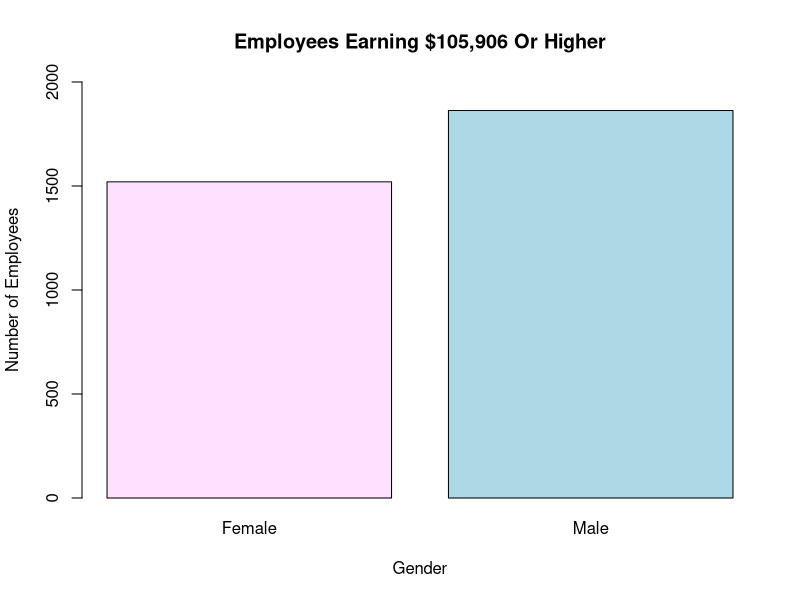
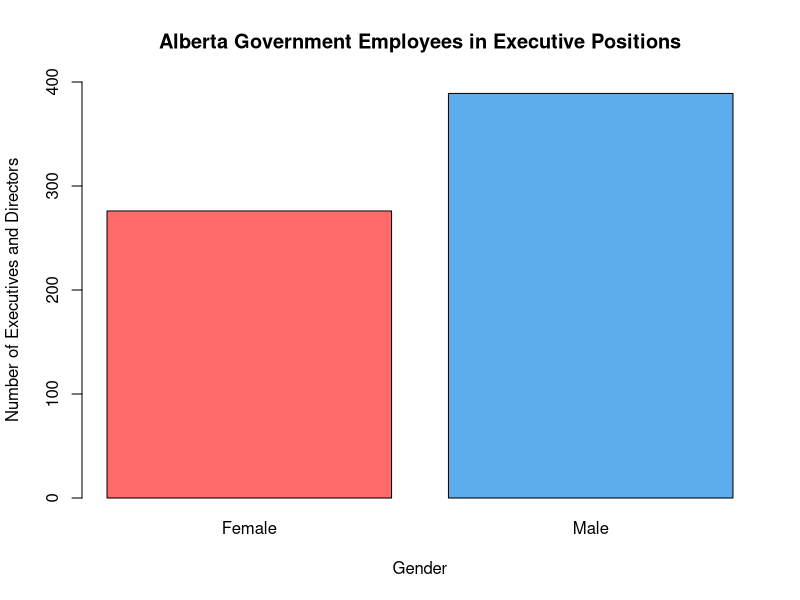

These charts were generated, in order, by the following R code:
#################################
#Code to perform hypothesis tests
#################################

#This is Part 2 containing the hypothesis tests
#The CSV used is generated in Part 1


#Get the Gender Data we wrangled in the previous part of the assignment (Mini-Project-1)
GenderData = read.csv("2016ABPayDataWithGender.csv", stringsAsFactors = FALSE)
View(GenderData)

######################
#Clean Data###########
######################

## To get Salary in numeric format...

#load libraries used for cleaning data
install.packages("dplyr")
install.packages("stringr")
library(dplyr)
library(stringr)

#The salary data needs to be converted from character to numeric 
#Get rid of the $ sign and the , in the salaries
GenderData$Salary <- str_replace_all(GenderData$Salary, fixed("$"), "")
GenderData$Salary <- str_replace_all(GenderData$Salary, fixed(","), "")

#Convert the character to numeric
GenderData$Salary <- as.numeric(GenderData$Salary)

##Filter for only male and female
MaleFemale.Data <- GenderData  %>% filter((Gender =="male") | (Gender =="female"))
View(MaleFemale.Data) 
MaleFemale.Data  <- subset(MaleFemale.Data, select = -X)
#MaleFemale.Data is our final dataset we can proceed to filter and use to answer questions

######################
#Hypothesis Test 1####
######################

#Hypothesis test to compare mean female salary to mean male salary
FemaleSalary <- MaleFemale.Data %>% filter(Gender =="female")
MaleSalary <- MaleFemale.Data %>% filter(Gender =="male")

q1results <- t.test(FemaleSalary$Salary, MaleSalary$Salary, 
                    alternative = "less", paired = FALSE, conf.level = 0.95)
#find p-value
q1results$p.value

#########################
####Hypothesis Test 2####
#########################

#Hypothesis test to compare proportion of females in our dataset to proportion of males
test2successvector <- c(nrow(FemaleSalary), nrow(MaleSalary))
test2totalsvector <- c(nrow(MaleFemale.Data), nrow(MaleFemale.Data))

q2results <- prop.test(test2successvector, 
                       test2totalsvector, p = NULL, 
                       alternative = "less", conf.level = 0.95)

#find p-value
q2results$p.value

#########################
####Hypothesis Test 3####
#########################

#hypothesis test to compare proportion of Females in executive 
#and director positions to proportion of Males

ExecutiveDirectorList <- MaleFemale.Data %>% filter((grepl("Executive", MaleFemale.Data$Position)|
                                                  ((grepl("Director", MaleFemale.Data$Position)))))
View(ExecutiveDirectorList)

ExecutiveDirectorFemale <- ExecutiveDirectorList %>% filter(Gender =="female")
ExecutiveDirectorMale <- ExecutiveDirectorList %>% filter(Gender =="male")

test3successvector <- c(nrow(ExecutiveDirectorFemale),nrow(ExecutiveDirectorMale))
test3totalsvector <- c(nrow(ExecutiveDirectorList), nrow(ExecutiveDirectorList))

q3results <- prop.test(test3successvector, 
                       test3totalsvector, p = NULL, 
                       alternative = "less", conf.level = 0.95)
#find p-value
q3results$p.value


#########################
####Bar Graphs####
#########################

##Create Bar Graphs of number of females and males in our data
##Everyone in our data had a minimum salary of $105,906 which is the threshold for reporting
library(ggplot2)
counts <- table(MaleFemale.Data$Gender)
barplot(counts, col = c("thistle1","lightblue"), 
        main="Employees Earning $105,906 Or Higher", 
        xlab="Gender", ylab = "Number of Employees", names.arg = c("Female", "Male"),
        ylim = c(0,2000))

##Create a bar plot to compare amount of females and males in executive positions
counts2 <- table(ExecutiveDirectorList$Gender)
barplot(counts2, col = c("indianred1","steelblue2"), 
        main="Alberta Government Employees in Executive Positions", 
        xlab="Gender", ylab = "Number of Executives and Directors", 
        names.arg = c("Female", "Male"), ylim = c(0,400))


